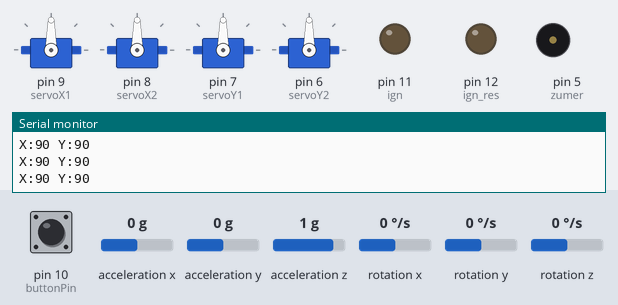
Recording of a sketch running on a simulated Arduino Uno, built with avr-gcc and run on an emulated ATmega328P. Shown: 4 × servo, output pins drawn as LEDs (lit = HIGH), buzzer (waves = sounding), the last lines printed to the serial monitor. The inputs (shaded band) are chosen by the test bench; at power-on: acceleration x 0 g, pin 10 (buttonPin) HIGH, acceleration y 0 g, acceleration z 1 g, rotation x 0 °/s, rotation y 0 °/s, rotation z 0 °/s.

Above: at 7.2 s.
7.3 s: acceleration x set to -1.4 g
At 8.1 s:
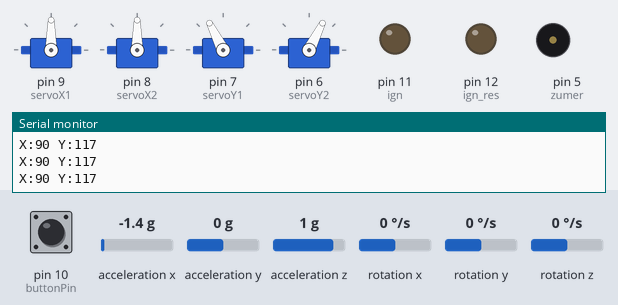
8.8 s: pin 10 (buttonPin) pulled LOW for 0.15 s
At 19.2 s:
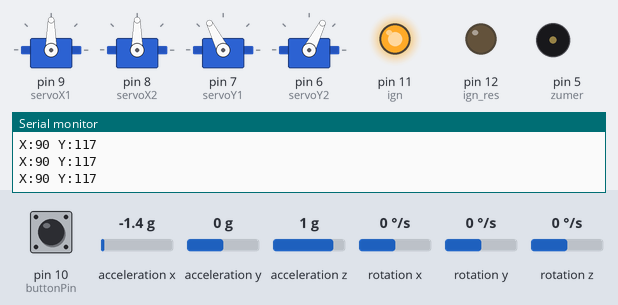
At 29.5 s:
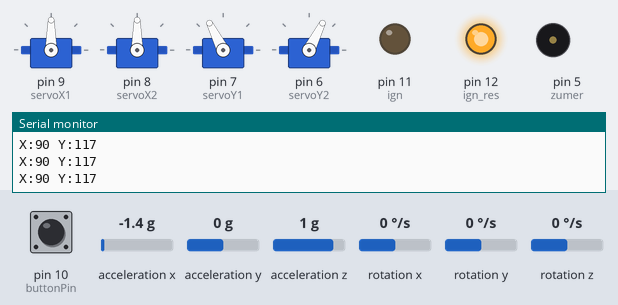
Timing chart, 0 to 30.3 s (numbered marks = the images above; inputs shaded):
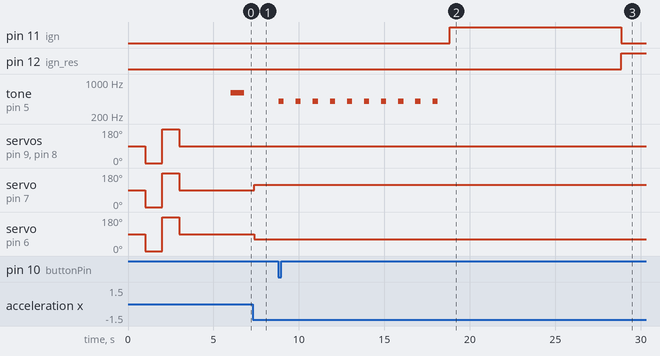

The sketch:

MPU-6050_Stabilization_and_Ignition_v4.ino
```cpp
#include <MPU6050_tockn.h>
#include <Servo.h>
#include<Wire.h>


int valX[3];
int val_filterX;
byte indexX;

int valY[3];
int val_filterY;
byte indexY;

int AngleX,AngleY,AngleZ;
boolean Ready=true;                              //countdown before the start (YES-true) (NO-false)
const int buttonPin = 10;
int buttonState = 0;
const int ign=11;
const int ign_res=12;
const int zumer=5;
int i=0;
unsigned long currentMillis=0;
boolean flag=false;
boolean start=false;
const int interval_flight = 10000;     //flight duration (milisecond)

Servo servoX1;
Servo servoY1;
Servo servoX2;
Servo servoY2;

MPU6050 mpu6050(Wire);

void setup(){

  pinMode(ign,OUTPUT);
  pinMode(buttonPin, INPUT);
  pinMode(ign_res,OUTPUT);
  pinMode(zumer,OUTPUT);
  servoX1.attach(9);
  servoX2.attach(8);
  servoY1.attach(7);
  servoY2.attach(6);

  servoX1.write(90);
  servoY1.write(90);
  servoX2.write(90);
  servoY2.write(90);
  delay(1000);
  servoX1.write(0);
  servoY1.write(0);
  servoX2.write(0);
  servoY2.write(0);
  delay(1000);
  servoX1.write(180);
  servoY1.write(180);
  servoX2.write(180);
  servoY2.write(180);
  delay(1000);
  servoX1.write(90);
  servoY1.write(90);
  servoX2.write(90);
  servoY2.write(90);

  Serial.begin(9600);
  Wire.begin();
  mpu6050.begin();
  mpu6050.calcGyroOffsets(true);
  tone(5, 600, 800);


}
void loop(){

  buttonState = digitalRead(buttonPin);
  if((buttonState == LOW)&&(Ready==true)) {


 while(i!=10){
  tone(zumer,400,300);
  i++;
  delay(1000);
  start=true;
 }
  }
 if(start==true){
 digitalWrite(ign,HIGH);
 flag=true;
 start=false;
 Ready=false;
 currentMillis=millis();
}


if((millis()-currentMillis >=interval_flight)&&(flag==true)) {
  digitalWrite(ign,LOW);
  digitalWrite(ign_res,HIGH);
  delay(2000);
  digitalWrite(ign_res,LOW);
  start=false;
  flag=false;
  i++;
  }

   mpu6050.update();
   AngleX=round(mpu6050.getAngleX());
   AngleY=round(mpu6050.getAngleY());
   //AngleZ=round(mpu6050.getAngleZ());


                                                                                                                                                                                                                                                                                                             ;


    if (++indexX > 2) indexX = 0;
    valX[indexX] = AngleX;
    val_filterX = middle_of_3X(valX[0], valX[1], valX[2]);

    if (++indexY > 2) indexY = 0;
    valY[indexY] = AngleY;
    val_filterY = middle_of_3Y(valY[0], valY[1], valY[2]);


    AngleX=val_filterX;
    //int AcX2=val_filterX;

    AngleY=val_filterY;
    //int AcY2=val_filterY;


 //   servoX1.write(AcX);
 //   servoY1.write(AcY);
 //   servoX2.write(AcX2);
 //   servoY2.write(AcY2);

    int AngleX1=map(AngleX,-180,180,0,180);
    int AngleY1=map(AngleY,-180,180,0,180);
    int AngleX2=map(AngleX,-180,180,180,0);
    int AngleY2=map(AngleY,-180,180,180,0);


 //   AngleX=constrain(AngleX,30,150);
 //   AngleY=constrain(AngleY,30,150);


    servoX1.write(AngleX1);
    servoY1.write(AngleY1);
    servoX2.write(AngleX2);
    servoY2.write(AngleY2);


   Serial.print("X:");
   Serial.print(AngleX1);
   Serial.print(" ");
   Serial.print("Y:");
   Serial.print(AngleY1);
   Serial.println(" ");

  delay(50);
}


float middle_of_3X(float ax, float bx, float cx) {
int middleX;
if ((ax <= bx) && (ax <= cx)) {
middleX = (bx <= cx) ? bx : cx;
}
else {
if ((bx <= ax) && (bx <= cx)) {
middleX = (ax <= cx) ? ax : cx;
}
else {
middleX = (ax <= bx) ? ax : bx;
}
}
return middleX;
}

float middle_of_3Y(float ay, float by, float cy) {
int middleY;
if ((ay <= by) && (ay <= cy)) {
middleY = (by <= cy) ? by : cy;
}
else {
if ((by <= ay) && (by <= cy)) {
middleY = (ay <= cy) ? ay : cy;
}
else {
middleY = (ay <= by) ? ay : by;
}
}
return middleY;
}
```

Measured:
- after the input at 7.3 s, servo on pin 7 (servoY1): 90° → 117° after 0.08 s; servo on pin 6 (servoY2): 90° → 63° after 0.08 s
- after the input at 8.8 s, pin 11 (ign): LOW → HIGH after 10.0 s, → LOW 10.0 s later; pin 12 (ign_res): LOW → HIGH after 20.1 s; tone on pin 5 (zumer): alternates 400 Hz for 0.30 s and silent for 0.70 s, 20 changes in all, then stays silent, starting at once
